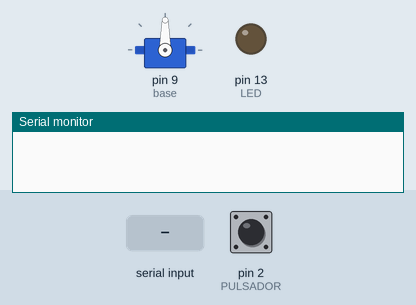
A sketch run on a simulated Arduino Uno, built with avr-gcc and run on an emulated ATmega328P. On the bench: servo, output pins drawn as LEDs (lit = HIGH), the last lines printed to the serial monitor. The inputs (shaded band) are chosen by the test bench; at power-on: pin 2 (PULSADOR) HIGH.

Above: at 1.2 s.
1.3 s: pin 2 (PULSADOR) pulled LOW for 0.15 s
At 1.37 s:
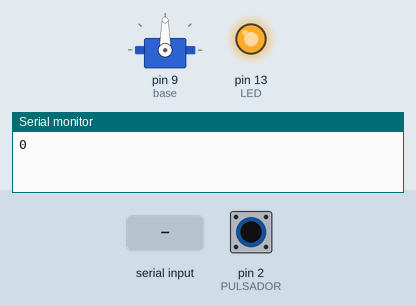
2.9 s: "0" received over Serial
At 4.1 s:
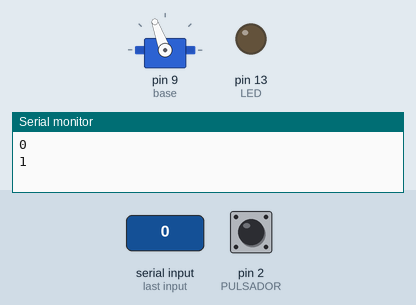
4.4 s: "2" received over Serial
At 5.5 s:
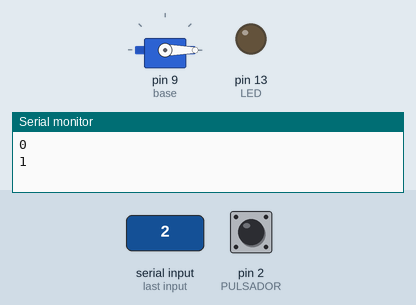
5.9 s: pin 2 (PULSADOR) pulled LOW for 1 s
At 6.6 s:
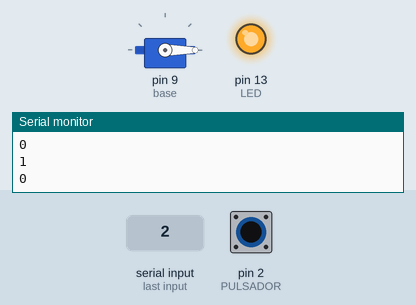
8.4 s: "3" received over Serial
At 9.6 s:
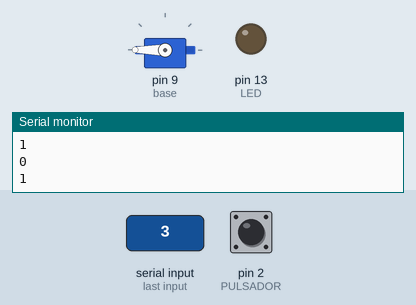
9.9 s: pin 2 (PULSADOR) pulled LOW for 0.15 s
At 9.97 s:
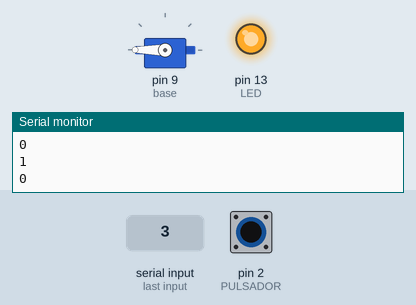
Timing chart, 0 to 12.5 s (numbered marks = the images above; inputs shaded):
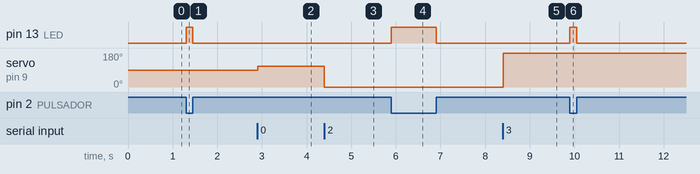

Measured:
- after the input at 1.3 s, pin 13 (LED): LOW → HIGH at once, → LOW 0.15 s later
- after the input at 2.9 s, servo on pin 9 (base): 90° → 110° at once
- after the input at 4.4 s, servo on pin 9 (base): 110° → 0° at once
- after the input at 5.9 s, pin 13 (LED): LOW → HIGH at once, → LOW 1.0 s later
- after the input at 8.4 s, servo on pin 9 (base): 0° → 180° at once
- after the input at 9.9 s, pin 13 (LED): LOW → HIGH at once, → LOW 0.15 s later

The sketch:

Base.ino
```cpp
/*
PROGRAMA QUE PERMITE MANTENER COMUNICACIÓN ENTRE ARDUINO Y JAVA
A TRAVÉS DE LA COMUNICACIÓN SERIAL.
JAVA ENVÍA MENSAJES PARA MOVER LA BASE DEL BRAZO, MIENTRAS
QUE EL ARDUINO ENVÍA MENSAJES A JAVA PARA CUANDO OCURRE UNA INTERRUPCIÓN.
*/

// INCLUIR LA LIBRERÍA PARA PODER CONTROLAR EL SERVO
#include <Servo.h>

Servo base;                 // SERVOMOTOR
int movimientoBase = 100;   // VARIABLE PARA GRADOS DE LA BASE
int input;                  // ALMACENA MENSAJE DE JAVA
int PULSADOR = 2;           // PIN PARA BOTÓN QUE CONTROLA INTERRUPCIÓN
int LED = 13;               // PIN PARA LED
boolean estado = true;      // BANDERA QUE CAMBIA CUANDO SUCEDE LA INTERRUPCIÓN

void setup() {
  Serial.begin(9600);       // INICIAR LA COMUNICACIÓN SERIAL
  pinMode(PULSADOR, INPUT); // ESTABLECER EL BOTÓN COMO ENTRADA
  pinMode(LED, OUTPUT);     // ESTABLECER EL LED COMO SALIDA
  attachInterrupt(digitalPinToInterrupt(PULSADOR), blink, CHANGE); // DECLARAR INTERRUPCIÓN

  base.attach(9);           // ENLAZAR EL PIN 9 AL SERVOMOTOR
  base.write(90);           // INICIALIZAR LA BASE EN 90
}

void loop() {
  if (digitalRead(PULSADOR) == LOW) { // SI SE PRESIONÓ EL BOTÓN
    digitalWrite(LED, HIGH);          // ENCENDER EL LED
  } else {
    digitalWrite(LED, LOW);           // APAGAR EL LED

    while (Serial.available() > 0) {  // SI HAY UN MENSAJE DISPONIBLE
      input = Serial.read();          // GUARDAR EL MENSAJE EN VARIABLE
      moverBase(input);               // LLAMAR MÉTODO PARA MOVER BASE
    }
  }
}

/*MÉTODO QUE PERMITE MOVER LA BASE EN FUNCIÓN DE LOS GRADOS DEL PARÁMETRO*/
void moverBase(int input) {
  if (input == '1') {             // SI JAVA ENVÍA UN 1
    if (movimientoBase >= 0)      // SI LOS GRADOS DE LA VARIABLE ES MAYOR A 0
      movimientoBase -= 10;       // RESTAR A LA VARIABLE 10 GRADOS PARA MOVER BASE
  } else if (input == '0') {      // SI JAVA ENVÍA UN 0
    if (movimientoBase <= 180)    // SI LOS GRADOS DE LA VARIABLE SON MENORES A 180
      movimientoBase += 10;       // SUMAR A LA VARIABLE PARA GIRAR BASE
  }

  if (input == '1' || input == '0') {   // SI EL MENSAJE ES 1 O 0
    base.write(movimientoBase);         // ABRIR EN LOS GRADOS QUE SE ENCUENTRAN EN LA VARIABLE
  } else if (input == '2') {            // SI EL MENSAJE ES 2
    base.write(0);                      // BAJAR COMPLETAMENTE
    delay(500);                         // RETARDO DE MEDIO SEGUNDO
  } else if (input == '3') {            // SI EL MENSAJE ES 3
    base.write(180);                    // LEVANTAR COMPLETAMENTE
    delay(500);                         // RETARDO DE MEDIO SEGUNDO
  }
}

/*MÉTODO AL QUE SE LLAMA CUANDO SUCEDE LA INTERRUPCIÓN*/
void blink() {
  estado = !estado;       // NEGAR EL ESTADO
  Serial.println(estado); // ENVIAR SU VALOR A JAVA
}
```
